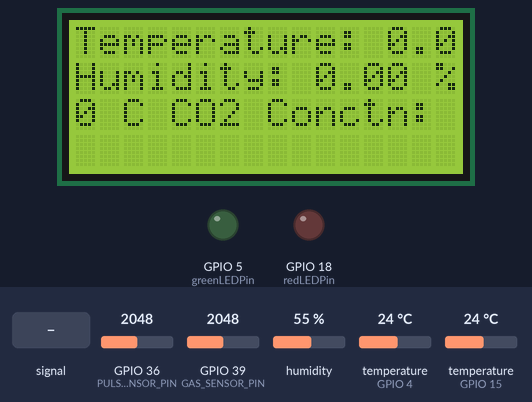
Bench run of a sketch on a simulated ESP32. On the bench: 16×4 character LCD, output pins drawn as LEDs (lit = HIGH). Inputs (shaded band) come from the test bench; at power-on: temperature (sensors on GPIO 4, GPIO 15) 24 °C, humidity 55 %, GPIO 36 (PULSE_SENSOR_PIN) = 2048, GPIO 39 (GAS_SENSOR_PIN) = 2048. WiFi joins after 1.5 s; servers stay silent unless stated; what the sketch prints to the serial monitor is not drawn.

Above: at 11.9 s.
12.0 s: temperature (sensor on GPIO 4) set to 36 °C
At 18.0 s:
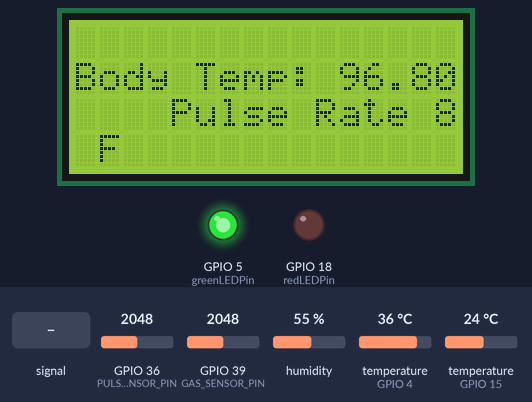
18.7 s: temperature (sensor on GPIO 4) set to 39 °C
At 25.2 s:
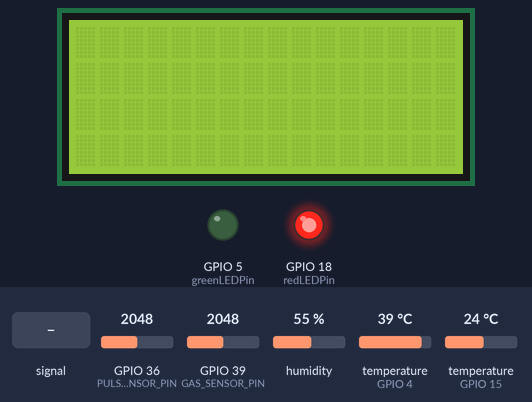
26.1 s: GPIO 36 (PULSE_SENSOR_PIN) fed a 200 Hz sine of ±327 counts around its level
At 33.0 s:
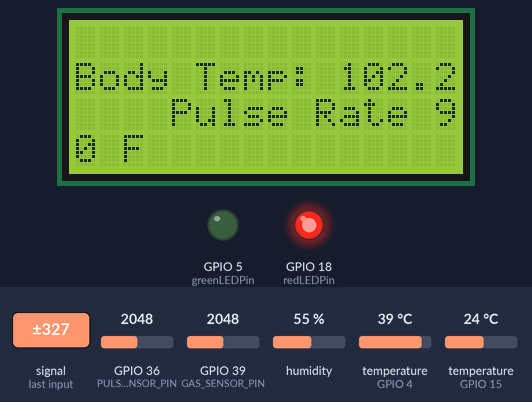
35.9 s: humidity set to 22 %
At 40.6 s:
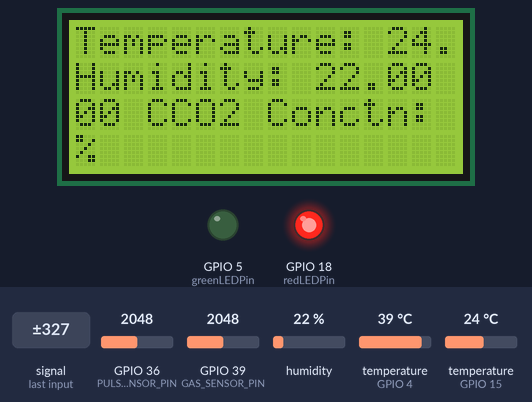
43.6 s: GPIO 36 (PULSE_SENSOR_PIN) set to 2866
At 48.1 s:
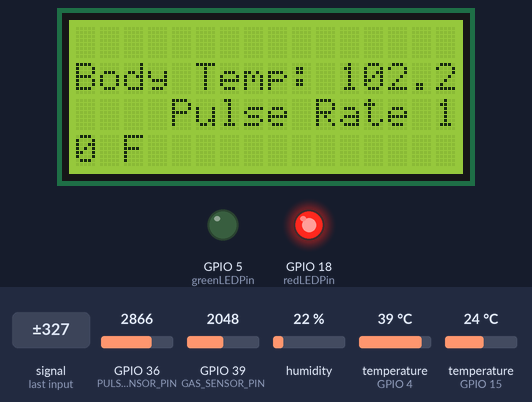
50.5 s: temperature (sensor on GPIO 15) set to 12 °C
At 55.7 s:
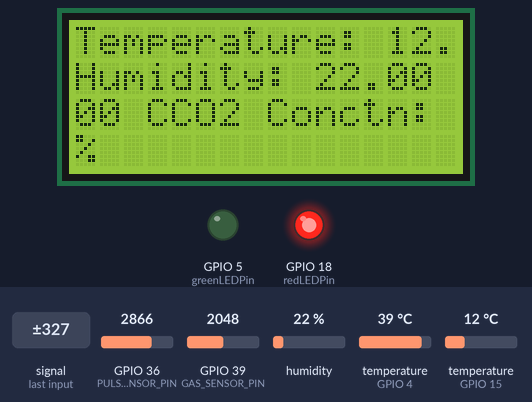
Timing chart, 0 to 57.2 s (numbered marks = the images above; inputs shaded):
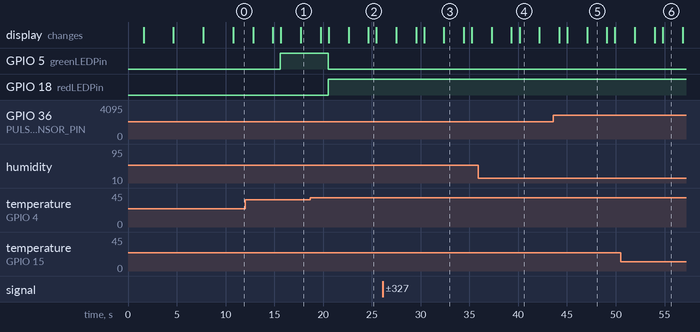

The sketch:

Infant-incubator.ino
```cpp
//This code is designed by Mitanshi Gaur
#include <ArduinoIoTCloud.h>
#include <Arduino_ConnectionHandler.h>

const char DEVICE_LOGIN_NAME[] = "b82b11fb-cbf4-4848-bfc6-376fee48c3d5";

const char SSID[] = "POCO PHONE";                  // Network SSID (name)
const char PASS[] = "Prince@61299";                // Network password (use for WPA, or use as key for WEP)
const char DEVICE_KEY[] = "5F6KMYELMHBV0BIGENKJ";  // Secret device password

//variable decleration
CloudHeartRate heartrate;
CloudTemperatureSensor temperature;
CloudTemperatureSensor bodyTemp;
int CO2;
CloudRelativeHumidity humidity;

void initProperties() {

  ArduinoCloud.setBoardId(DEVICE_LOGIN_NAME);
  ArduinoCloud.setSecretDeviceKey(DEVICE_KEY);
  ArduinoCloud.addProperty(heartrate, READ, ON_CHANGE, NULL);
  ArduinoCloud.addProperty(temperature, READ, ON_CHANGE, NULL);
  ArduinoCloud.addProperty(bodyTemp, READ, ON_CHANGE, NULL);
  ArduinoCloud.addProperty(CO2, READ, ON_CHANGE, NULL);
  ArduinoCloud.addProperty(humidity, READ, ON_CHANGE, NULL);
}

WiFiConnectionHandler ArduinoIoTPreferredConnection(SSID, PASS);

//LCD library
#include <Wire.h>               // include the Wire library for I2C communication
#include <LiquidCrystal_I2C.h>  // include the LiquidCrystal_I2C library for LCD screen

// Define the I2C address for the LCD screen
#define LCD_ADDRESS 0x27

// Define the number of columns and rows for the LCD screen
#define LCD_COLUMNS 16
#define LCD_ROWS 4

// Create an instance of the LiquidCrystal_I2C class
LiquidCrystal_I2C lcd(LCD_ADDRESS, LCD_COLUMNS, LCD_ROWS);

//bodyTemp library
#include <OneWire.h>
#include <DallasTemperature.h>

#define ONE_WIRE_BUS 4  // Data pin connected to the DS18B20 sensor with GPIO4 of esp32
OneWire oneWire(ONE_WIRE_BUS);
DallasTemperature sensors(&oneWire);

//include DHT library
#include "DHT.h"
#define DHTPIN 15  //Connect DHT!! data pin with the D15 of the ESP32
#define DHTTYPE DHT11

//Pulse Rate pin
const int PULSE_SENSOR_PIN = 36;  // Connect the Signal pin with VP (GPIO 36) with ESP32

//MQ135 sensor pin out
const int GAS_SENSOR_PIN = 39;  // connect the A0 pin of MQ135 with the VN (GPIO 39) with ESP32

//define the LEDs pin
const int redLEDPin = 18;
const int greenLEDPin = 5;
const int buzzerPin = 19;

//DHT11 Temperate sensor object
DHT dht(DHTPIN, DHTTYPE);


void setup() {
  // Initialize serial and wait for port to open:
  Serial.begin(9600);

  pinMode(redLEDPin, OUTPUT);
  pinMode(greenLEDPin, OUTPUT);
  // This delay gives the chance to wait for a Serial Monitor without blocking if none is found
  delay(1500);  //1500 milisecond

  // Initialize the I2C communication
  Wire.begin();

  // Initialize the LCD screen
  lcd.init();

  // Turn on the backlight of the LCD screen
  lcd.backlight();

  // Print a message on the LCD screen
  lcd.setCursor(0, 0);
  lcd.print("Major Project 2023");
  lcd.setCursor(0, 1);
  lcd.print("------------------------");
  lcd.setCursor(0, 2);
  lcd.print("Guided By:");
  lcd.setCursor(0, 3);
  lcd.print("Dr. Sharmila");
  delay(3000);  //delay for 3 sec
  lcd.clear();  //to clear lcd
  lcd.setCursor(0, 1);
  lcd.print("     IoT Based");
  lcd.setCursor(0, 2);
  lcd.print("  Infant Incubator  ");
  delay(3000);
  lcd.clear();
  lcd.setCursor(0, 0);
  lcd.print("1. Aditya Verma");
  lcd.setCursor(0, 1);
  lcd.print("2. Mitanshi Gaur");
  lcd.setCursor(0, 2);
  lcd.print("3. Pintu Kumar");
  lcd.setCursor(0, 3);
  lcd.print("4. Prince Kushwaha");
  delay(3000);
  lcd.clear();
  //................................................

  dht.begin();  //to start dht11 sensor

  sensors.begin();  //to start bodyTemp sensor

  // Defined in thingProperties.h
  initProperties();

  // Connect to Arduino IoT Cloud
  ArduinoCloud.begin(ArduinoIoTPreferredConnection);

  setDebugMessageLevel(2);
  ArduinoCloud.printDebugInfo();
}

void loop() {

  ArduinoCloud.update();
  // Your code here
  LCD_MESSAGE();

  CO2_SENSOR_READ();

  DHT_SENSOR_READ();

  PULSE_RATE_READ();

  BODYTEMP_SENSOR_VALUE();

  ALERT_SENSOR_VALUE();
}

// code for temp and humidity
void DHT_SENSOR_READ() {
  float h = dht.readHumidity();
  //read temperature as Celsius
  float t = dht.readTemperature();

  temperature = t;
  humidity = h;

  Serial.print("Temperature: ");
  Serial.println(t);

  Serial.print("Humidity: ");
  Serial.println(h);
}

//code for heart rate
void PULSE_RATE_READ() {
  int pulse_value = analogRead(PULSE_SENSOR_PIN);  // Read the pulse sensor value
  int p = pulse_value / 25;                        //to calibrate
  heartrate = p;
  Serial.print("Pulse Rate: ");
  Serial.println(p);  // Print the pulse sensor value to the serial monitor
}

//code for MQ135 sensor (co2 detection)
void CO2_SENSOR_READ() {
  int sensorValue = analogRead(GAS_SENSOR_PIN);
  int c = sensorValue / 5;  //to calibrate
  CO2 = c;
  Serial.print("CO2 Contn.: ");
  Serial.print(c);
  Serial.println(" PPM");
}

//body temp
void BODYTEMP_SENSOR_VALUE() {
  sensors.requestTemperatures();
  float tempC = sensors.getTempCByIndex(0);
  float tempF = (tempC * 9.0 / 5.0) + 32.0;
  bodyTemp = tempF;
  Serial.print("Temperature in Celsius: ");
  Serial.print(tempC);
  Serial.print(" °C, Temperature in Fahrenheit: ");
  Serial.print(tempF);
  Serial.println(" °F");
}

//To ptint the values on LCD
void LCD_MESSAGE() {
  //print values on LCD
  lcd.setCursor(0, 0);
  lcd.print("Temperature: ");
  lcd.print(temperature);
  lcd.print(" C");

  lcd.setCursor(0, 1);
  lcd.print("Humidity: ");
  lcd.print(humidity);
  lcd.print(" %");

  lcd.setCursor(0, 2);
  lcd.print("CO2 Conctn: ");
  lcd.print(CO2);
  lcd.print(" PPM");

  delay(2000);  //delay for 2 second
  lcd.clear();  //to clear the lcd

  lcd.setCursor(0, 1);
  lcd.print("Body Temp: ");
  lcd.print(bodyTemp);
  lcd.print(" F");

  lcd.setCursor(0, 2);
  lcd.print("Pulse Rate ");
  lcd.print(heartrate);

  delay(2000); //delay for 2 second
  lcd.clear(); //to clear the lcd
}

//alert code
void ALERT_SENSOR_VALUE() {
  if (bodyTemp >= 100 || CO2 >= 700 || temperature >= 50 || heartrate > 180) {
    digitalWrite(redLEDPin, HIGH);
    digitalWrite(buzzerPin, HIGH);
    digitalWrite(greenLEDPin, LOW);
  } else {
    digitalWrite(greenLEDPin, HIGH);
    digitalWrite(redLEDPin, LOW);
    digitalWrite(buzzerPin, LOW);
  }
}
```

Measured:
- the behaviour switches between 37 and 38 °C on temperature (sensor on GPIO 4) (found by bisection; images 1 and 2)
- after the input at 18.7 s, GPIO 5 (greenLEDPin): HIGH → LOW after 1.8 s; GPIO 18 (redLEDPin): LOW → HIGH after 1.8 s
- what the display in image 2 shows lasts 0.9 s, from 24.6 s to 25.5 s
- what the display in image 3 shows lasts 2.0 s, from 32.4 s to 34.4 s
